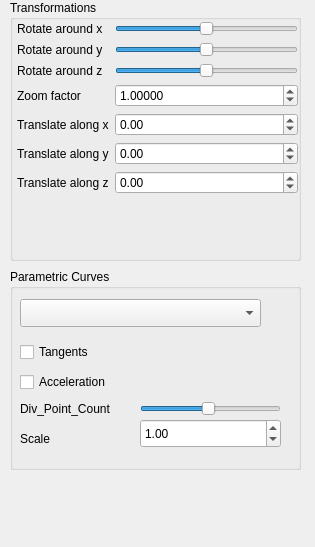
<?xml version="1.0" encoding="UTF-8"?>
<ui version="4.0">
 <class>SideWidget</class>
 <widget class="QWidget" name="SideWidget">
  <property name="geometry">
   <rect>
    <x>0</x>
    <y>0</y>
    <width>315</width>
    <height>547</height>
   </rect>
  </property>
  <property name="sizePolicy">
   <sizepolicy hsizetype="Fixed" vsizetype="Preferred">
    <horstretch>0</horstretch>
    <verstretch>0</verstretch>
   </sizepolicy>
  </property>
  <property name="minimumSize">
   <size>
    <width>269</width>
    <height>0</height>
   </size>
  </property>
  <property name="windowTitle">
   <string>Form</string>
  </property>
  <widget class="QGroupBox" name="groupBox">
   <property name="geometry">
    <rect>
     <x>10</x>
     <y>0</y>
     <width>291</width>
     <height>261</height>
    </rect>
   </property>
   <property name="title">
    <string>Transformations</string>
   </property>
   <widget class="QWidget" name="layoutWidget">
    <property name="geometry">
     <rect>
      <x>7</x>
      <y>21</y>
      <width>281</width>
      <height>255</height>
     </rect>
    </property>
    <layout class="QFormLayout" name="formLayout">
     <item row="0" column="0">
      <widget class="QLabel" name="label">
       <property name="text">
        <string>Rotate around x</string>
       </property>
       <property name="buddy">
        <cstring>rotate_x_slider</cstring>
       </property>
      </widget>
     </item>
     <item row="0" column="1">
      <widget class="QSlider" name="rotate_x_slider">
       <property name="minimum">
        <number>-180</number>
       </property>
       <property name="maximum">
        <number>180</number>
       </property>
       <property name="orientation">
        <enum>Qt::Horizontal</enum>
       </property>
      </widget>
     </item>
     <item row="1" column="0">
      <widget class="QLabel" name="label_2">
       <property name="text">
        <string>Rotate around y</string>
       </property>
       <property name="buddy">
        <cstring>rotate_y_slider</cstring>
       </property>
      </widget>
     </item>
     <item row="1" column="1">
      <widget class="QSlider" name="rotate_y_slider">
       <property name="minimum">
        <number>-180</number>
       </property>
       <property name="maximum">
        <number>180</number>
       </property>
       <property name="orientation">
        <enum>Qt::Horizontal</enum>
       </property>
      </widget>
     </item>
     <item row="2" column="0">
      <widget class="QLabel" name="label_3">
       <property name="text">
        <string>Rotate around z</string>
       </property>
       <property name="buddy">
        <cstring>rotate_z_slider</cstring>
       </property>
      </widget>
     </item>
     <item row="2" column="1">
      <widget class="QSlider" name="rotate_z_slider">
       <property name="minimum">
        <number>-180</number>
       </property>
       <property name="maximum">
        <number>180</number>
       </property>
       <property name="orientation">
        <enum>Qt::Horizontal</enum>
       </property>
      </widget>
     </item>
     <item row="3" column="0">
      <widget class="QLabel" name="label_4">
       <property name="text">
        <string>Zoom factor</string>
       </property>
       <property name="buddy">
        <cstring>zoom_factor_spin_box</cstring>
       </property>
      </widget>
     </item>
     <item row="3" column="1">
      <widget class="QDoubleSpinBox" name="zoom_factor_spin_box">
       <property name="toolTip">
        <string/>
       </property>
       <property name="decimals">
        <number>5</number>
       </property>
       <property name="minimum">
        <double>0.000100000000000</double>
       </property>
       <property name="maximum">
        <double>10000.000000000000000</double>
       </property>
       <property name="singleStep">
        <double>0.100000000000000</double>
       </property>
       <property name="value">
        <double>1.000000000000000</double>
       </property>
      </widget>
     </item>
     <item row="4" column="0">
      <widget class="QLabel" name="label_5">
       <property name="text">
        <string>Translate along x</string>
       </property>
       <property name="buddy">
        <cstring>trans_x_spin_box</cstring>
       </property>
      </widget>
     </item>
     <item row="4" column="1">
      <widget class="QDoubleSpinBox" name="trans_x_spin_box">
       <property name="minimum">
        <double>-100.000000000000000</double>
       </property>
       <property name="maximum">
        <double>100.000000000000000</double>
       </property>
       <property name="singleStep">
        <double>0.100000000000000</double>
       </property>
      </widget>
     </item>
     <item row="5" column="0">
      <widget class="QLabel" name="label_6">
       <property name="text">
        <string>Translate along y</string>
       </property>
       <property name="buddy">
        <cstring>trans_y_spin_box</cstring>
       </property>
      </widget>
     </item>
     <item row="5" column="1">
      <widget class="QDoubleSpinBox" name="trans_y_spin_box">
       <property name="minimum">
        <double>-100.000000000000000</double>
       </property>
       <property name="maximum">
        <double>100.000000000000000</double>
       </property>
       <property name="singleStep">
        <double>0.100000000000000</double>
       </property>
      </widget>
     </item>
     <item row="6" column="0">
      <widget class="QLabel" name="label_7">
       <property name="text">
        <string>Translate along z</string>
       </property>
       <property name="buddy">
        <cstring>trans_z_spin_box</cstring>
       </property>
      </widget>
     </item>
     <item row="6" column="1">
      <widget class="QDoubleSpinBox" name="trans_z_spin_box">
       <property name="minimum">
        <double>-100.000000000000000</double>
       </property>
       <property name="maximum">
        <double>100.000000000000000</double>
       </property>
       <property name="singleStep">
        <double>0.100000000000000</double>
       </property>
      </widget>
     </item>
    </layout>
   </widget>
  </widget>
  <widget class="QGroupBox" name="groupBox_2">
   <property name="geometry">
    <rect>
     <x>10</x>
     <y>269</y>
     <width>291</width>
     <height>201</height>
    </rect>
   </property>
   <property name="title">
    <string>Parametric Curves</string>
   </property>
   <widget class="QComboBox" name="pcComboBox">
    <property name="geometry">
     <rect>
      <x>10</x>
      <y>30</y>
      <width>241</width>
      <height>28</height>
     </rect>
    </property>
    <property name="currentIndex">
     <number>-1</number>
    </property>
    <property name="placeholderText">
     <string>choose parametric curve</string>
    </property>
   </widget>
   <widget class="QCheckBox" name="tgCheckBox">
    <property name="geometry">
     <rect>
      <x>10</x>
      <y>70</y>
      <width>93</width>
      <height>26</height>
     </rect>
    </property>
    <property name="text">
     <string>Tangents</string>
    </property>
   </widget>
   <widget class="QCheckBox" name="accCheckBox">
    <property name="geometry">
     <rect>
      <x>10</x>
      <y>100</y>
      <width>121</width>
      <height>26</height>
     </rect>
    </property>
    <property name="text">
     <string>Acceleration</string>
    </property>
   </widget>
   <widget class="QSlider" name="divpSlider">
    <property name="geometry">
     <rect>
      <x>130</x>
      <y>130</y>
      <width>141</width>
      <height>20</height>
     </rect>
    </property>
    <property name="minimum">
     <number>10</number>
    </property>
    <property name="maximum">
     <number>400</number>
    </property>
    <property name="value">
     <number>200</number>
    </property>
    <property name="orientation">
     <enum>Qt::Horizontal</enum>
    </property>
   </widget>
   <widget class="QLabel" name="label_8">
    <property name="geometry">
     <rect>
      <x>10</x>
      <y>130</y>
      <width>111</width>
      <height>20</height>
     </rect>
    </property>
    <property name="text">
     <string>Div_Point_Count</string>
    </property>
   </widget>
   <widget class="QLabel" name="label_9">
    <property name="geometry">
     <rect>
      <x>10</x>
      <y>160</y>
      <width>63</width>
      <height>20</height>
     </rect>
    </property>
    <property name="text">
     <string>Scale</string>
    </property>
   </widget>
   <widget class="QDoubleSpinBox" name="pcScaleSpinBox">
    <property name="geometry">
     <rect>
      <x>130</x>
      <y>150</y>
      <width>141</width>
      <height>29</height>
     </rect>
    </property>
    <property name="maximum">
     <double>5.000000000000000</double>
    </property>
    <property name="singleStep">
     <double>0.100000000000000</double>
    </property>
    <property name="value">
     <double>1.000000000000000</double>
    </property>
   </widget>
  </widget>
 </widget>
 <resources/>
 <connections/>
</ui>
